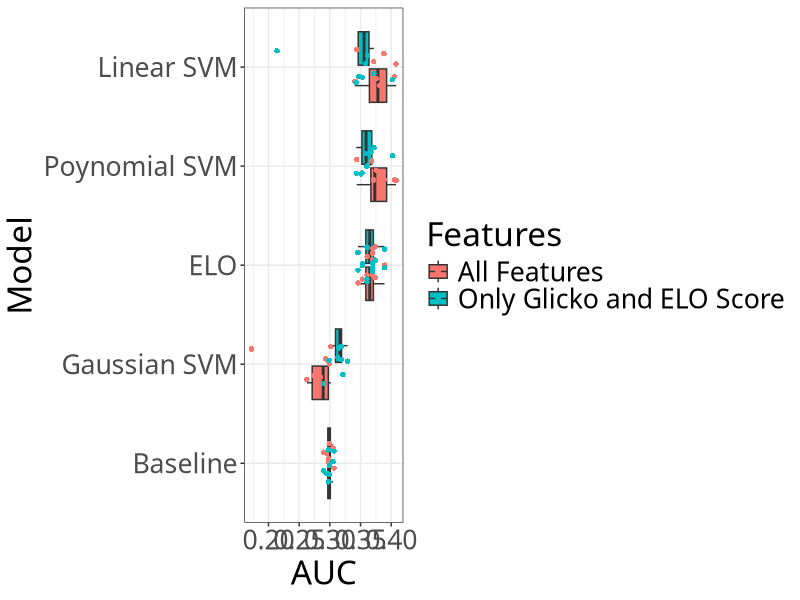

Generate this figure with R:
library(ggplot2)

four_AUC <- read.table("AUC_table.txt",stringsAsFactors = FALSE,header = TRUE)

four_AUC$kern <- 0
four_AUC$set <- 0
four_AUC$ftrs <- 0

for (i in 1:nrow(four_AUC)){
  sel <- four_AUC[i,1]
  sel <- strsplit(sel,"_")
  four_AUC$set[i] <- sel[[1]][1]
  four_AUC$kern[i] <- sel[[1]][4]
  four_AUC$ftrs[i] <- sel[[1]][6]
}


base <- four_AUC[,c(3,4,5,6)]
four_AUC$Baseline_AUC <- NULL
four_AUC$file <- NULL

base$kern <- "Baseline"
colnames(base)[1] <- "Final_AUC"

four_AUC <- rbind(four_AUC,base)
four_AUC <- four_AUC[!duplicated(four_AUC),]

ELO_4M <- read.table("ELO_4M.txt",stringsAsFactors = FALSE,header=TRUE)
GLIKO_4M <- read.table("GLICKO_4M.txt",stringsAsFactors = FALSE,header=TRUE)

GLIKO_4M$ftrs <- "2ftrs"
ELO_4M$ftrs <- "2ftrs"

four_AUC <- rbind(four_AUC,ELO_4M)
four_AUC <- rbind(four_AUC,GLIKO_4M)

ELO_4M <- read.table("ELO_4M.txt",stringsAsFactors = FALSE,header=TRUE)
GLIKO_4M <- read.table("GLICKO_4M.txt",stringsAsFactors = FALSE,header=TRUE)

GLIKO_4M$ftrs <- "aftrs"
ELO_4M$ftrs <- "aftrs"

four_AUC <- rbind(four_AUC,ELO_4M)
four_AUC <- rbind(four_AUC,GLIKO_4M)

four_AUC[four_AUC$kern == "Vanilla",2] <- "Linear SVM"
four_AUC[four_AUC$kern == "rbf",2] <- "Gaussian SVM"
four_AUC[four_AUC$kern == "polydot",2] <- "Poynomial SVM"
four_AUC[four_AUC$ftrs == "aftrs",4] <- "All Features"
four_AUC[four_AUC$ftrs == "2ftrs",4] <- "Only Glicko and ELO Score"

med <- aggregate(four_AUC,by=list(four_AUC$kern,four_AUC$ftrs),FUN=median)
med$kern <- NULL
med$set <- NULL
med$ftrs <- NULL

colnames(med)[3] <- "Median"
colnames(med)[1] <- "kern"
colnames(med)[2] <- "ftrs"

four_AUC <- merge(four_AUC,med,by=c("kern","ftrs"))
med_four <- med

colnames(four_AUC)[2] <- "Features"

p <- ggplot(four_AUC,aes(x=reorder(as.factor(kern),Median),y=Final_AUC,fill=Features)) + geom_boxplot(outlier.shape = NA)+ geom_jitter(shape=16, position=position_jitter(0.2),aes(y = Final_AUC,color=Features))  + coord_flip() + xlab("Model") + ylab("AUC") + theme_bw() 

pdf("AUC_chess.pdf", width=20, height=15)
p + theme(text=element_text(family = "CM Roman",size = 24))
dev.off()

